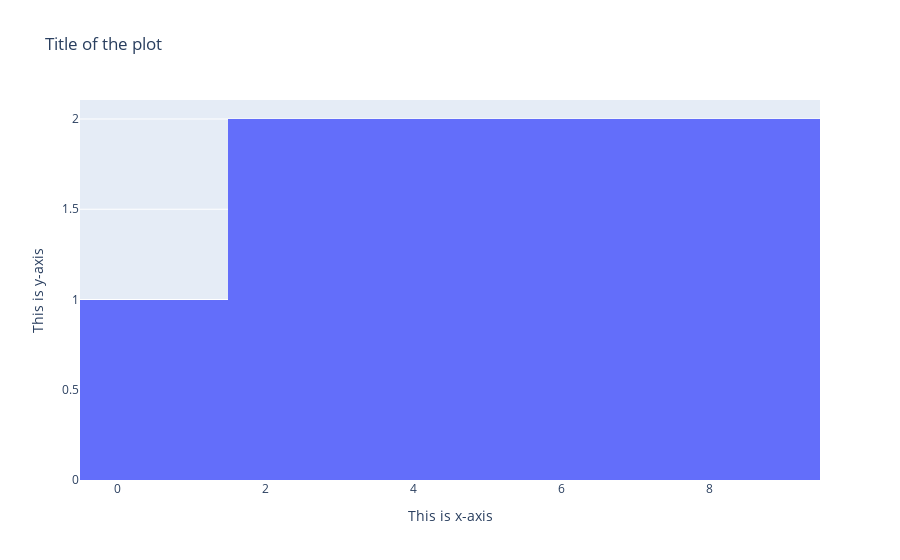

The notebook cell saved with this chart:
### Code cell
import plotly.express as px

x = [1, 2, 3, 4, 5, 6, 7, 8, 9]  # x-axis
y = [9, 8, 7, 6, 5, 4, 3, 2, 1]  # y-axis

# Data for the histogram
df = pd.DataFrame({'y': y})

fig = px.histogram(df, x='y', nbins=5, title='Title of the plot', labels={'y': 'This is y-axis'}) # Create a histogram
fig.update_layout(xaxis_title='This is x-axis', yaxis_title='This is y-axis') # Update axis labels
fig.show() # Show the plot

### Figure 1 — Plotly figure (JSON) as saved in the notebook; plotly's stock layout.template omitted (floating-point values rounded to 4 significant figures)
{"data": [{"alignmentgroup": "True", "bingroup": "x", "hovertemplate": "This is y-axis=%{x}<br>count=%{y}<extra></extra>", "legendgroup": "", "marker": {"color": "#636efa", "pattern": {"shape": ""}}, "name": "", "nbinsx": 5, "offsetgroup": "", "orientation": "v", "showlegend": false, "type": "histogram", "x": [9, 8, 7, 6, 5, 4, 3, 2, 1], "xaxis": "x", "yaxis": "y"}], "layout": {"barmode": "relative", "legend": {"tracegroupgap": 0}, "title": {"text": "Title of the plot"}, "xaxis": {"anchor": "y", "domain": [0, 1], "title": {"text": "This is x-axis"}}, "yaxis": {"anchor": "x", "domain": [0, 1], "title": {"text": "This is y-axis"}}}}
